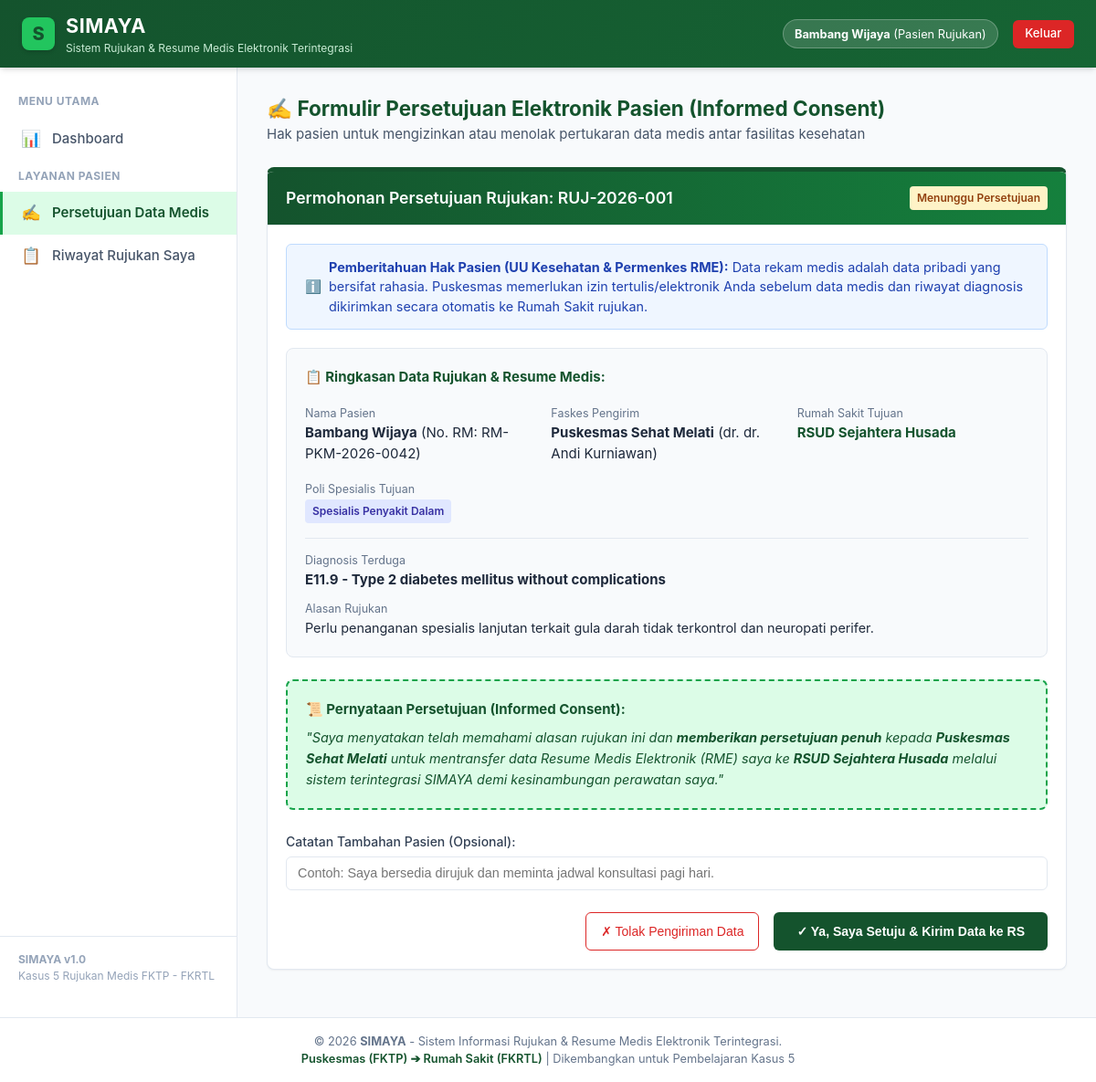
/api/pasien_persetujuan.php (signed in), run on the app's committed database.
### tables this page shows
CREATE TABLE rujukan (
        id INTEGER PRIMARY KEY AUTOINCREMENT,
        no_rujukan TEXT UNIQUE NOT NULL,
        pasien_id INTEGER NOT NULL,
        faskes_asal TEXT NOT NULL,
        faskes_tujuan TEXT NOT NULL,
        poli_tujuan TEXT NOT NULL,
        dokter_pengirim_id INTEGER NOT NULL,
        dokter_penerima_id INTEGER NULL,
        tgl_rujukan DATETIME DEFAULT CURRENT_TIMESTAMP,
        alasan_rujukan TEXT NOT NULL,
        
        -- Bagian Resume Medis Elektronik (RME)
        keluhan_utama TEXT NOT NULL,
        riwayat_penyakit TEXT NOT NULL,
        tanda_vital TEXT NOT NULL, -- Tekanan Darah, Nadi, Suhu, RR
        diagnosis_primer TEXT NOT NULL, -- Kode ICD-10 & Nama
        diagnosis_sekunder TEXT DEFAULT '-',
        tindakan_terapi TEXT NOT NULL,
        obat_diberikan TEXT NOT NULL,
        hasil_penunjang TEXT DEFAULT '-',
        
        -- Keamanan, Persetujuan (Consent), & Verifikasi Keaslian
        digital_hash TEXT NOT NULL, -- Hash SHA-256 integritas data RME
        status_consent TEXT DEFAULT 'Menunggu Persetujuan', -- Menunggu Persetujuan, Disetujui, Ditolak
        tgl_consent DATETIME NULL,
        catatan_consent TEXT NULL,
        
        status_verifikasi TEXT DEFAULT 'Belum Diverifikasi', -- Belum Diverifikasi, Asli & Terverifikasi, Tidak Valid
        tgl_verifikasi DATETIME NULL,
        petugas_verifikasi TEXT NULL,
        
        status_rujukan TEXT DEFAULT 'Menunggu Persetujuan Pasien', -- Menunggu Persetujuan Pasien, Terkirim ke RS, Terverifikasi RS, Selesai Diperiksa
        catatan_dokter_rs TEXT NULL,
        
        FOREIGN KEY (pasien_id) REFERENCES pasien(id),
        FOREIGN KEY (dokter_pengirim_id) REFERENCES users(id),
        FOREIGN KEY (dokter_penerima_id) REFERENCES users(id)
    );

CREATE TABLE pasien (
        id INTEGER PRIMARY KEY AUTOINCREMENT,
        user_id INTEGER NULL,
        no_rm TEXT UNIQUE NOT NULL,
        nik TEXT UNIQUE NOT NULL,
        nama_pasien TEXT NOT NULL,
        tgl_lahir DATE NOT NULL,
        jenis_kelamin TEXT NOT NULL, -- L / P
        alamat TEXT NOT NULL,
        no_hp TEXT NOT NULL,
        golongan_darah TEXT DEFAULT '-',
        alergi TEXT DEFAULT 'Tidak Ada',
        created_at DATETIME DEFAULT CURRENT_TIMESTAMP,
        FOREIGN KEY (user_id) REFERENCES users(id)
    );

CREATE TABLE users (
        id INTEGER PRIMARY KEY AUTOINCREMENT,
        username TEXT UNIQUE NOT NULL,
        password TEXT NOT NULL,
        nama_lengkap TEXT NOT NULL,
        role TEXT NOT NULL, -- admin, petugas_rm, dokter_pengirim, dokter_penerima, pasien, security
        faskes_asal TEXT NOT NULL,
        spesialisasi TEXT DEFAULT '-',
        nik TEXT DEFAULT '-',
        no_hp TEXT DEFAULT '-',
        created_at DATETIME DEFAULT CURRENT_TIMESTAMP
    );

### api/config/auth.php (called while the page is built, shortened)
<?php
function getRoleName($role)
{
    $roles = [
        'admin' => 'Admin Sistem',
        'petugas_rm' => 'Petugas Rekam Medis (RM)',
        'dokter_pengirim' => 'Dokter Pengirim (FKTP / Puskesmas)',
        'dokter_penerima' => 'Dokter Penerima (FKRTL / RS)',
        'pasien' => 'Pasien Rujukan',
        'security' => 'Petugas Keamanan Sistem (Auditor)'
    ];
    return $roles[$role] ?? ucfirst($role);
}

### api/pasien_persetujuan.php (the view, shortened to what this page needs)
<?php
$pdo = require_once __DIR__ . '/config/database.php';
require_once __DIR__ . '/config/auth.php';
$user = $_SESSION['user'];
$id = intval($_GET['id'] ?? 0);
if ($id > 0) {
    $stmt = $pdo->prepare("
        SELECT r.*, p.nama_pasien, p.no_rm, p.nik, p.tgl_lahir, p.alamat, u.nama_lengkap as nama_dokter_pengirim
        FROM rujukan r
        JOIN pasien p ON r.pasien_id = p.id
        JOIN users u ON r.dokter_pengirim_id = u.id
        WHERE r.id = ?
    ");
    $stmt->execute([$id]);
    $rujukan = $stmt->fetch();
} else {
    $stmt = $pdo->prepare("
        SELECT r.*, p.nama_pasien, p.no_rm, p.nik, p.tgl_lahir, p.alamat, u.nama_lengkap as nama_dokter_pengirim
        FROM rujukan r
        JOIN pasien p ON r.pasien_id = p.id
        JOIN users u ON r.dokter_pengirim_id = u.id
        WHERE p.user_id = ? AND r.status_consent = 'Menunggu Persetujuan'
        ORDER BY r.id DESC
        LIMIT 1
    ");
    $stmt->execute([$user['id']]);
    $rujukan = $stmt->fetch();
}
include __DIR__ . '/includes/header.php';
?>
<div style="margin-bottom: 1.5rem;">
    <h2 style="color: var(--hijau-tua); margin: 0;">✍️ Formulir Persetujuan Elektronik Pasien (Informed Consent)</h2>
    <p style="color: var(--abu-text); margin: 0;">Hak pasien untuk mengizinkan atau menolak pertukaran data medis antar fasilitas kesehatan</p>
</div>
<?php if (!$rujukan): ?>
    <div class="card">
        <div class="card-body" style="text-align: center; padding: 3rem;">
            <div style="font-size: 3rem;">🎉</div>
            <h3 style="color: var(--hijau-tua); margin-top: 0.5rem;">Tidak Ada Rujukan yang Menunggu Persetujuan</h3>
            <p style="color: var(--abu-text);">Semua rujukan medis Anda telah diproses atau belum ada rujukan baru yang diterbitkan.</p>
            <a href="rujukan_daftar.php" class="btn btn-primary" style="margin-top: 1rem;">Lihat Riwayat Rujukan</a>
        </div>
    </div>
<?php else: ?>
    <div class="card" style="border-top: 5px solid var(--hijau-tua);">
        <div class="card-header header-green">
            <h3 class="card-title">Permohonan Persetujuan Rujukan: <?= htmlspecialchars($rujukan['no_rujukan']) ?></h3>
            <span class="badge badge-warning"><?= htmlspecialchars($rujukan['status_consent']) ?></span>
        </div>
        <div class="card-body">
            <div class="alert alert-info">
                <span>ℹ️</span>
                <div>
                    <strong>Pemberitahuan Hak Pasien (UU Kesehatan & Permenkes RME):</strong> Data rekam medis adalah data pribadi yang bersifat rahasia. Puskesmas memerlukan izin tertulis/elektronik Anda sebelum data medis dan riwayat diagnosis dikirimkan secara otomatis ke Rumah Sakit rujukan.
                </div>
            </div>
            <div style="background: #F8FAFC; border: 1px solid var(--abu-border); border-radius: 8px; padding: 1.25rem; margin-bottom: 1.5rem;">
                <h4 style="color: var(--hijau-tua); margin-top: 0; margin-bottom: 1rem;">📋 Ringkasan Data Rujukan & Resume Medis:</h4>
                <div class="form-row">
                    <div>
                        <small style="color: #64748B;">Nama Pasien</small><br>
                        <strong><?= htmlspecialchars($rujukan['nama_pasien']) ?></strong> (No. RM: <?= htmlspecialchars($rujukan['no_rm']) ?>)
                    </div>
                    <div>
                        <small style="color: #64748B;">Faskes Pengirim</small><br>
                        <strong><?= htmlspecialchars($rujukan['faskes_asal']) ?></strong> (dr. <?= htmlspecialchars($rujukan['nama_dokter_pengirim']) ?>)
                    </div>
                    <div>
                        <small style="color: #64748B;">Rumah Sakit Tujuan</small><br>
                        <strong style="color: var(--hijau-tua);"><?= htmlspecialchars($rujukan['faskes_tujuan']) ?></strong>
                    </div>
                    <div>
                        <small style="color: #64748B;">Poli Spesialis Tujuan</small><br>
                        <span class="badge badge-info"><?= htmlspecialchars($rujukan['poli_tujuan']) ?></span>
                    </div>
                </div>
                <div style="margin-top: 1rem; border-top: 1px solid var(--abu-border); padding-top: 0.75rem;">
                    <small style="color: #64748B;">Diagnosis Terduga</small><br>
                    <strong><?= htmlspecialchars($rujukan['diagnosis_primer']) ?></strong>
                </div>
                <div style="margin-top: 0.5rem;">
                    <small style="color: #64748B;">Alasan Rujukan</small><br>
                    <p style="margin: 0; font-size: 0.9rem;"><?= htmlspecialchars($rujukan['alasan_rujukan']) ?></p>
                </div>
            </div>
            <?php if ($rujukan['status_consent'] === 'Menunggu Persetujuan'): ?>
                <form method="POST" action="pasien_persetujuan.php">
                    <div style="background: var(--hijau-pastel); border: 2px dashed var(--hijau-sedang); padding: 1.25rem; border-radius: 8px; margin-bottom: 1.5rem;">
                        <h4 style="color: var(--hijau-tua); margin-top: 0; margin-bottom: 0.5rem;">📜 Pernyataan Persetujuan (Informed Consent):</h4>
                        <p style="font-size: 0.9rem; color: #14532D; line-height: 1.6; margin: 0;">
                            <em>"Saya menyatakan telah memahami alasan rujukan ini dan <strong>memberikan persetujuan penuh</strong> kepada <strong><?= htmlspecialchars($rujukan['faskes_asal']) ?></strong> untuk mentransfer data Resume Medis Elektronik (RME) saya ke <strong><?= htmlspecialchars($rujukan['faskes_tujuan']) ?></strong> melalui sistem terintegrasi SIMAYA demi kesinambungan perawatan saya."</em>
                        </p>
                    </div>
                    <div class="form-group">
                        <label>Catatan Tambahan Pasien (Opsional):</label>
                        <input type="text" name="catatan_consent" class="form-control" placeholder="Contoh: Saya bersedia dirujuk dan meminta jadwal konsultasi pagi hari.">
                    </div>
                    <div style="display: flex; gap: 1rem; justify-content: flex-end; margin-top: 1.5rem;">
                        <button type="submit" name="keputusan" value="tolak" class="btn btn-outline" style="color: #DC2626; border-color: #DC2626;" onclick="return confirm('Apakah Anda yakin ingin MENOLAK pengiriman data medis ini? Rujukan tidak akan diteruskan ke Rumah Sakit.')">
                            ✗ Tolak Pengiriman Data
                        </button>
                        <button type="submit" name="keputusan" value="setuju" class="btn btn-primary" style="padding: 0.75rem 1.5rem; font-weight: 600;" onclick="return confirm('Apakah Anda yakin ingin MEMBERIKAN PERSETUJUAN transfer data medis ini?')">
                            ✓ Ya, Saya Setuju & Kirim Data ke RS
                        </button>
                    </div>
                </form>
            <?php endif; ?>
        </div>
    </div>
<?php endif; ?>
<?php include __DIR__ . '/includes/footer.php'; ?>

### api/includes/header.php (shortened to what this page needs)
<?php
$user = $_SESSION['user'] ?? null;
?>
<!DOCTYPE html>
<html lang="id">
<head>
    <link rel="stylesheet" href="/assets/css/simaya.css">
</head>
<body>
<nav class="simaya-navbar">
    <div class="brand-wrapper">
        <div class="brand-logo-icon">S</div>
        <div class="brand-text">
            <h1>SIMAYA</h1>
            <p>Sistem Rujukan & Resume Medis Elektronik Terintegrasi</p>
        </div>
    </div>
    <div class="navbar-user">
        <?php if ($user): ?>
            <div class="user-badge">
                <strong><?= htmlspecialchars($user['nama_lengkap']) ?></strong>
                <span>(<?= htmlspecialchars(getRoleName($user['role'])) ?>)</span>
            </div>
            <a href="logout.php" class="btn-logout" onclick="return confirm('Apakah Anda yakin ingin keluar?')">Keluar</a>
        <?php endif; ?>
    </div>
</nav>
<div class="simaya-layout">
    <?php if ($user): ?>
        <?php include __DIR__ . '/sidebar.php'; ?>
    <?php endif; ?>
    <main class="simaya-content">

### assets/css/simaya.css (style rules this page uses)
:root { --hijau-tua: #14532D; --hijau-tua-hover: #0f3e22; --hijau-sedang: #16A34A; --hijau-muda: #22C55E; --hijau-pastel: #DCFCE7; --hijau-border: #BBF7D0; --putih: #FFFFFF; --abu-bg: #F8FAFC; --abu-text: #475569; --abu-border: #E2E8F0; --merah: #EF4444; --kuning: #F59E0B; --biru: #3B82F6; --shadow-sm: 0 1px 2px 0 rgb(0 0 0 / 0.05); --shadow-md: 0 4px 6px -1px rgb(0 0 0 / 0.1), 0 2px 4px -2px rgb(0 0 0 / 0.1); --radius: 8px; }
* { box-sizing: border-box; margin: 0; padding: 0; }
body { font-family: -apple-system, BlinkMacSystemFont, "Segoe UI", Roboto, "Helvetica Neue", Arial, sans-serif; background-color: var(--abu-bg); color: #1E293B; line-height: 1.5; font-size: 15px; }
a { color: var(--hijau-tua); text-decoration: none; }
.simaya-navbar { background: linear-gradient(135deg, var(--hijau-tua) 0%, #166534 100%); color: var(--putih); padding: 0.75rem 1.5rem; display: flex; justify-content: space-between; align-items: center; box-shadow: var(--shadow-md); position: sticky; top: 0; z-index: 100; }
.brand-wrapper { display: flex; align-items: center; gap: 0.75rem; }
.brand-logo-icon { width: 36px; height: 36px; background: var(--hijau-muda); color: var(--hijau-tua); border-radius: 8px; display: flex; align-items: center; justify-content: center; font-weight: 800; font-size: 1.25rem; box-shadow: 0 2px 4px rgba(0,0,0,0.15); }
.brand-text h1 { font-size: 1.35rem; font-weight: 700; letter-spacing: 0.5px; margin: 0; color: var(--putih); }
.brand-text p { font-size: 0.75rem; opacity: 0.9; color: var(--hijau-pastel); }
.navbar-user { display: flex; align-items: center; gap: 1rem; }
.user-badge { background: rgba(255, 255, 255, 0.15); padding: 0.35rem 0.75rem; border-radius: 20px; font-size: 0.8rem; border: 1px solid rgba(255, 255, 255, 0.25); color: var(--putih); }
.btn-logout { background: #DC2626; color: white; padding: 0.35rem 0.85rem; border-radius: 6px; font-size: 0.825rem; border: none; cursor: pointer; font-weight: 500; transition: background 0.2s; }
.simaya-layout { display: flex; min-height: calc(100vh - 65px); }
.simaya-content { flex: 1; padding: 1.75rem 2rem; overflow-y: auto; }
.card { background: var(--putih); border-radius: var(--radius); border: 1px solid var(--abu-border); box-shadow: var(--shadow-sm); margin-bottom: 1.5rem; overflow: hidden; }
.card-header { background: var(--putih); border-bottom: 1px solid var(--abu-border); padding: 1rem 1.25rem; display: flex; justify-content: space-between; align-items: center; }
.card-header.header-green { background: linear-gradient(to right, var(--hijau-tua), #15803D); color: var(--putih); }
.card-title { font-size: 1.1rem; font-weight: 600; margin: 0; }
.card-body { padding: 1.25rem; }
.btn { display: inline-flex; align-items: center; gap: 0.5rem; padding: 0.5rem 1rem; font-size: 0.875rem; font-weight: 500; border-radius: 6px; border: 1px solid transparent; cursor: pointer; transition: all 0.2s ease; text-decoration: none; }
.btn-primary { background-color: var(--hijau-tua); color: var(--putih); }
.btn-outline { border-color: var(--hijau-tua); color: var(--hijau-tua); background: transparent; }
.badge { display: inline-block; padding: 0.25rem 0.5rem; font-size: 0.75rem; font-weight: 600; border-radius: 4px; }
.badge-warning { background: #FEF3C7; color: #92400E; }
.badge-info { background: #E0E7FF; color: #3730A3; }
.form-group { margin-bottom: 1.25rem; }
.form-group label { display: block; font-weight: 500; font-size: 0.875rem; margin-bottom: 0.35rem; color: #334155; }
.form-control { width: 100%; padding: 0.6rem 0.75rem; border: 1px solid var(--abu-border); border-radius: 6px; font-size: 0.9rem; background: var(--putih); transition: border-color 0.15s ease-in-out; }
.form-row { display: grid; grid-template-columns: repeat(auto-fit, minmax(240px, 1fr)); gap: 1rem; }
.alert { padding: 0.85rem 1.25rem; border-radius: 6px; margin-bottom: 1.25rem; font-size: 0.9rem; display: flex; align-items: center; gap: 0.5rem; }
.alert-info { background: #EFF6FF; color: #1E40AF; border: 1px solid #BFDBFE; }

### data on the page
rujukan: pasien.nama_pasien "Bambang Wijaya", no_rujukan "RUJ-2026-001", status_consent "Menunggu Persetujuan", pasien.no_rm "RM-PKM-2026-0042", faskes_asal "Puskesmas Sehat Melati", dokter_pengirim.nama_lengkap "dr. Andi Kurniawan", faskes_tujuan "RSUD Sejahtera Husada", poli_tujuan "Spesialis Penyakit Dalam", diagnosis_primer "E11.9 - Type 2 diabetes mellitus without complications", alasan_rujukan "Perlu penanganan spesialis lanjutan terkait gula darah tidak terkontrol dan neuropati perifer."

### other printed values
getRoleName($user['role']) "Pasien Rujukan"
